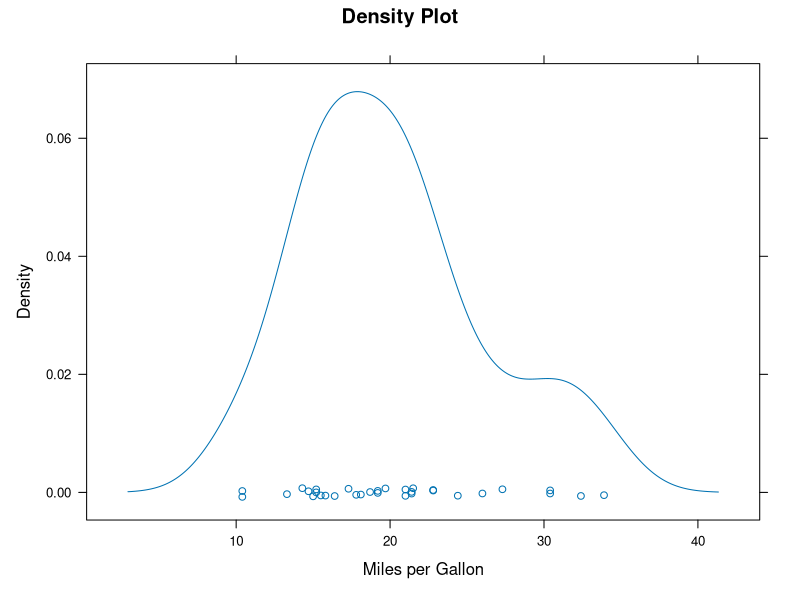
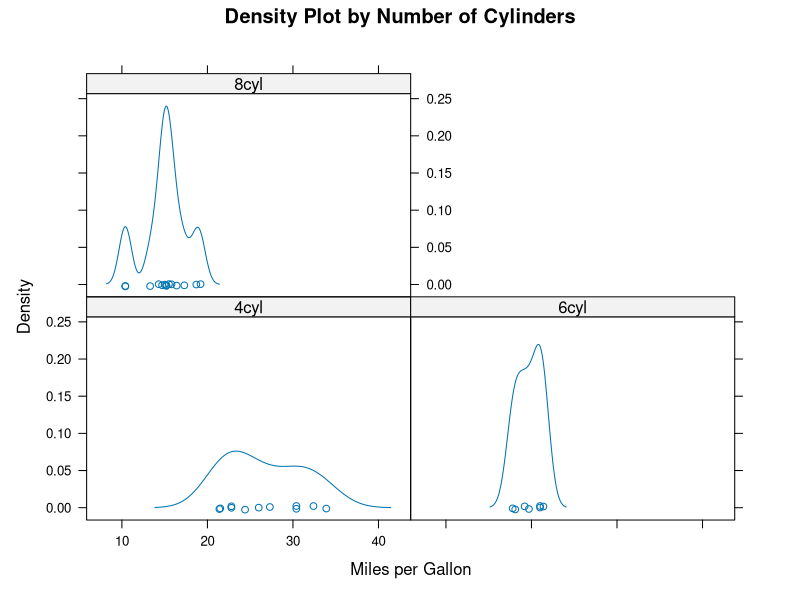
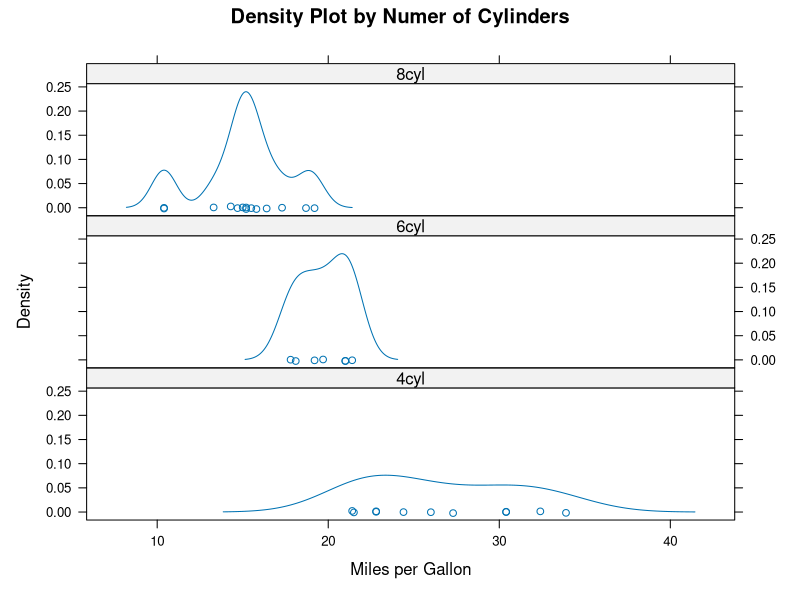
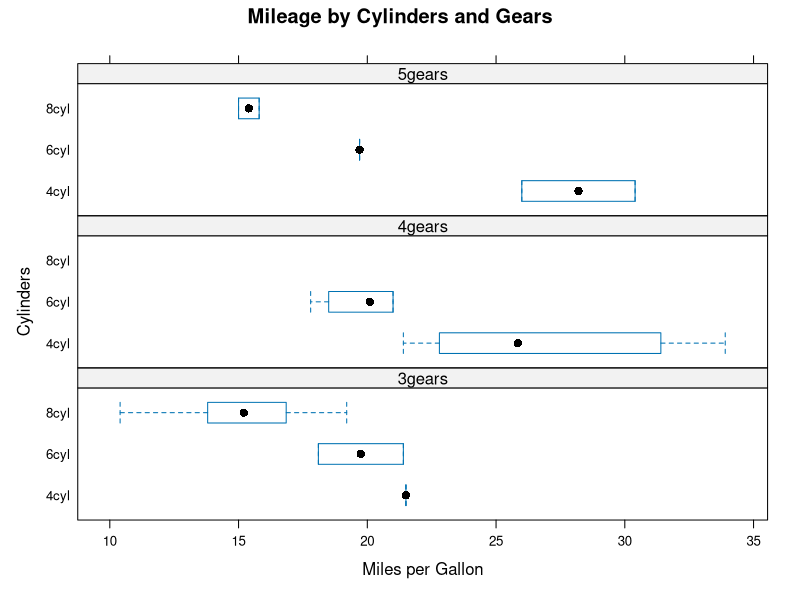
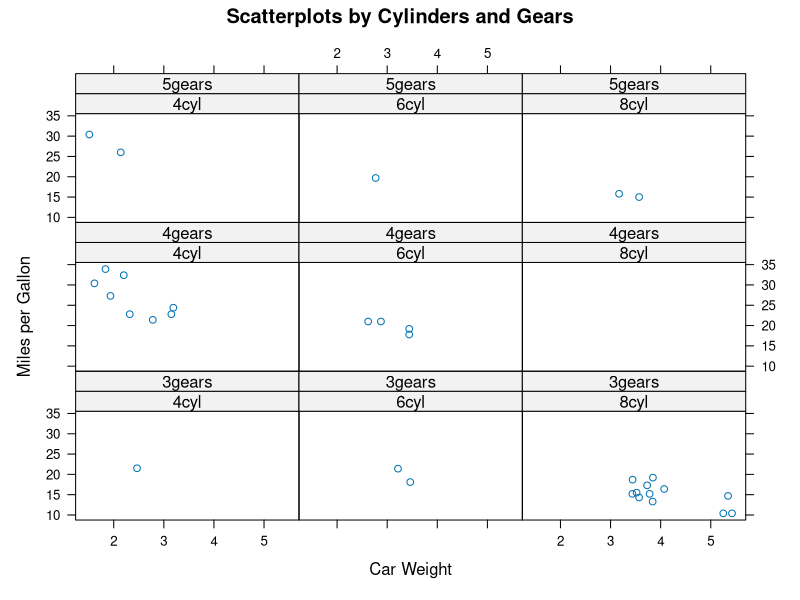
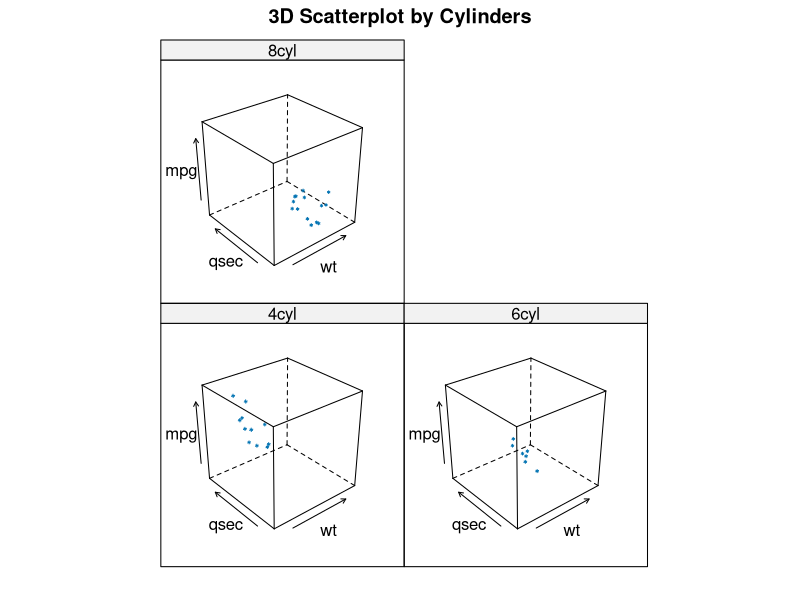
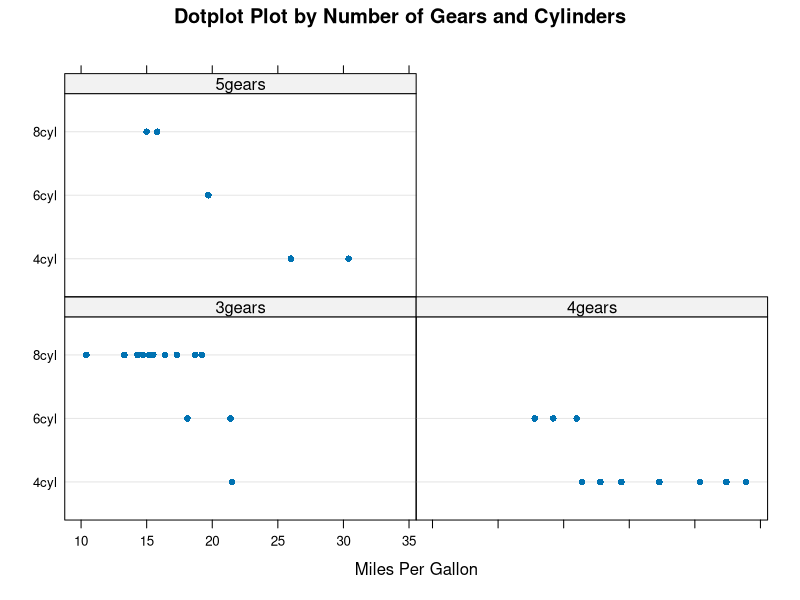
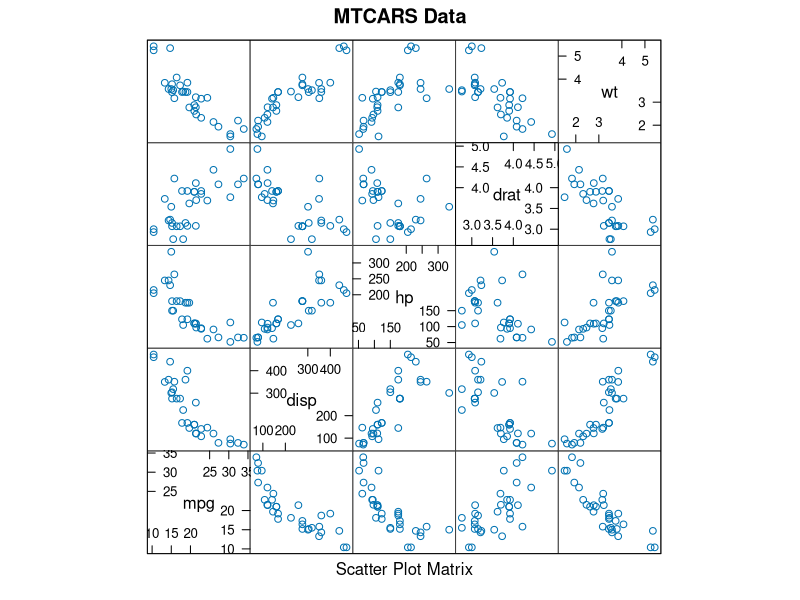

These figures' R source, in order:
# Lattice Examples 
library(lattice) 
attach(mtcars)

# create factors with value labels 

windows()

gear.f<-factor(gear,levels=c(3,4,5),
               labels=c("3gears","4gears","5gears"))
cyl.f <-factor(cyl,levels=c(4,6,8),
               labels=c("4cyl","6cyl","8cyl")) 
# kernel density plot 
densityplot(~mpg, 
            main="Density Plot", 
            xlab="Miles per Gallon")

# kernel density plots by factor level 
densityplot(~mpg|cyl.f, 
            main="Density Plot by Number of Cylinders",
            xlab="Miles per Gallon")

# kernel density plots by factor level (alternate layout) 
densityplot(~mpg|cyl.f, 
            main="Density Plot by Numer of Cylinders",
            xlab="Miles per Gallon", 
            layout=c(1,3))

# boxplots for each combination of two factors 
bwplot(cyl.f~mpg|gear.f,
       ylab="Cylinders", xlab="Miles per Gallon", 
       main="Mileage by Cylinders and Gears", 
       layout=(c(1,3)))
       
       # scatterplots for each combination of two factors 
       xyplot(mpg~wt|cyl.f*gear.f, 
              main="Scatterplots by Cylinders and Gears", 
              ylab="Miles per Gallon", xlab="Car Weight")
       
       # 3d scatterplot by factor level 
       cloud(mpg~wt*qsec|cyl.f, 
             main="3D Scatterplot by Cylinders") 
       
       # dotplot for each combination of two factors 
       dotplot(cyl.f~mpg|gear.f, 
               main="Dotplot Plot by Number of Gears and Cylinders",
               xlab="Miles Per Gallon")
       
       # scatterplot matrix 
       splom(mtcars[c(1,3,4,5,6)], 
             main="MTCARS Data")

